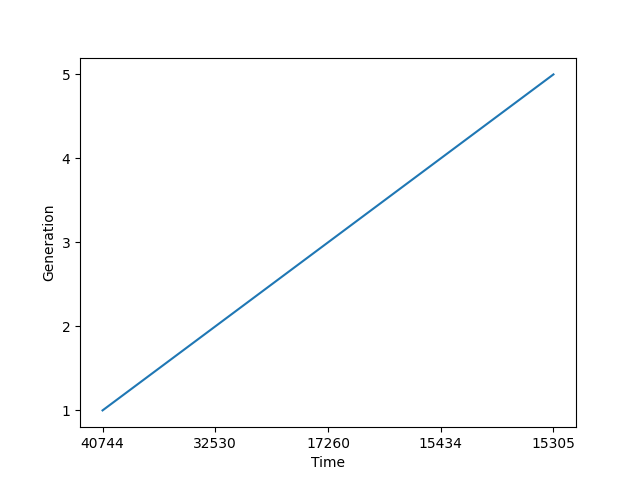

Write Python code to recreate this figure.
import matplotlib.pyplot as plt
import csv

timestamps = []
generations = []

with open("bin/output/benchmark.csv", mode = 'r') as file:
    reader = csv.DictReader(file, fieldnames=["timestamp", "gen"])
    for row in reader:
        timestamps.append(row['timestamp'])
        generations.append(row['gen'])

plt.xlabel("Time")
plt.ylabel("Generation")

plt.plot(timestamps, generations)
plt.savefig("bin/output/benchmark.png")
